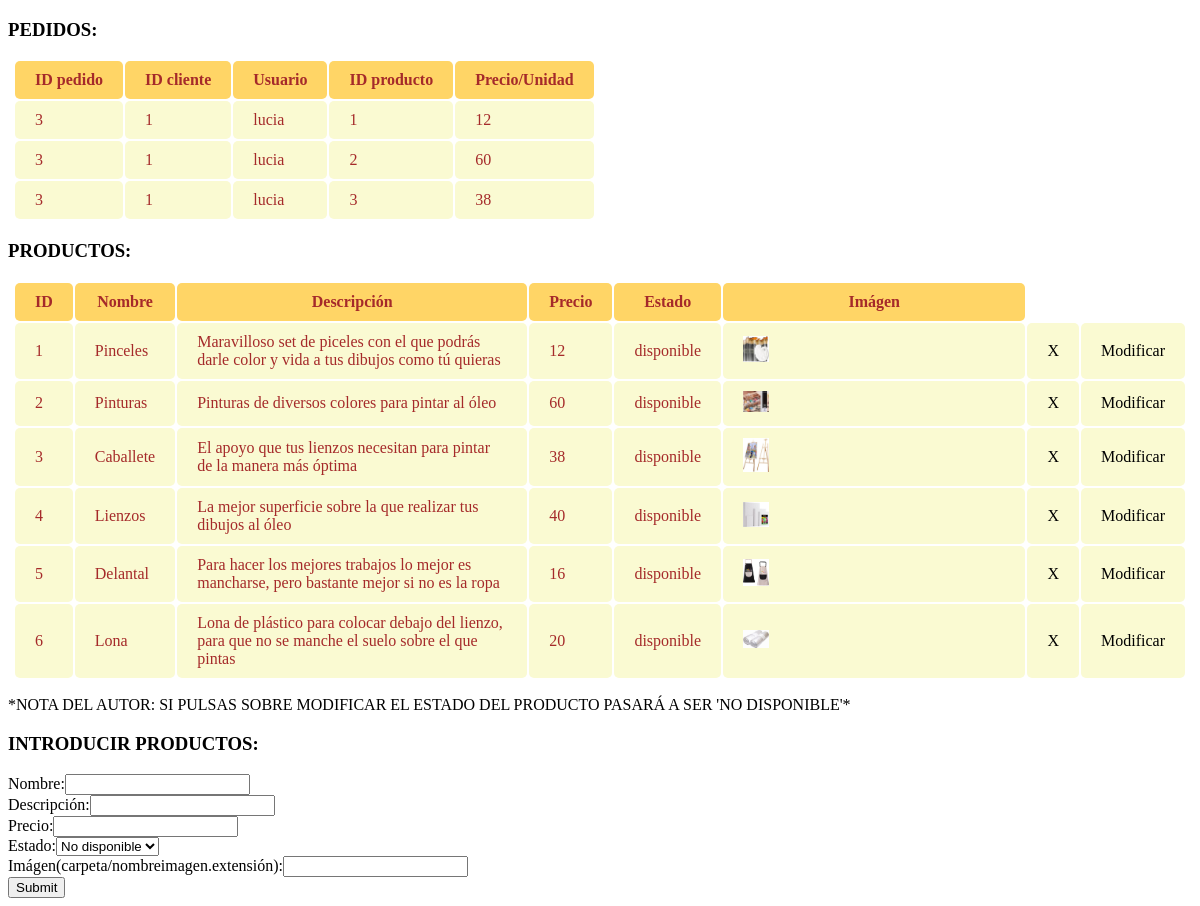
Screenshot of /admin.php (signed in) with the database file from the repository.
### tables this page shows
CREATE TABLE IF NOT EXISTS `detalle_pedido` (
  `id_pedido` int(6) DEFAULT NULL,
  `id_producto` int(6) DEFAULT NULL,
  `precio_unidad` int(6) DEFAULT NULL,
  KEY `id_pedido` (`id_pedido`),
  KEY `id_producto` (`id_producto`)
);

CREATE TABLE IF NOT EXISTS `pedidos` (
  `id` int(6) NOT NULL AUTO_INCREMENT,
  `id_Clientes` int(6) NOT NULL,
  `usuario` varchar(20) NOT NULL,
  PRIMARY KEY (`id`),
  KEY `id_Clientes` (`id_Clientes`)
);

CREATE TABLE IF NOT EXISTS `productos` (
  `id` int(6) NOT NULL AUTO_INCREMENT,
  `nombre` varchar(50) NOT NULL,
  `descripcion` varchar(200) NOT NULL,
  `precio` int(6) NOT NULL,
  `estado` varchar(10) NOT NULL,
  `imagen` varchar(200) NOT NULL,
  PRIMARY KEY (`id`)
);

### admin.php (the view, shortened to what this page needs)
<!DOCTYPE html>
<html lang="en">
<head>
</head>
<body>
    <?php
        if(isset($_SESSION['usuario']) && isset($_SESSION['contraseña'])){
            echo "<h3>PEDIDOS:</h3>";
            echo "<table>";
                echo "<tr>";
                    echo "<th>ID pedido</th>";
                    echo "<th>ID cliente</th>";
                    echo "<th>Usuario</th>";
                    echo "<th>ID producto</th>";
                    echo "<th>Precio/Unidad</th>";
                echo "</tr>";
                include('conexion.php');
                $sql="select id_pedido,id_Clientes,usuario,id_producto,precio_unidad FROM detalle_pedido JOIN pedidos WHERE id_pedido=id";
                $result=$conn->query($sql);
                while($row = $result->fetch_assoc()) {
                    echo "<tr>";
                    echo "<td>".$row['id_pedido']."</td>";
                    echo "<td>".$row['id_Clientes']."</td>";
                    echo "<td>".$row['usuario']."</td>";
                    echo "<td>".$row['id_producto']."</td>";
                    echo "<td>".$row['precio_unidad']."</td>";
                    echo "</tr>";
                }
            echo "</table>";
            echo "<h3>PRODUCTOS:</h3>";
            echo "<table>";
                echo "<tr>";
                    echo "<th>ID</th>";
                    echo "<th>Nombre</th>";
                    echo "<th>Descripción</th>";
                    echo "<th>Precio</th>";
                    echo "<th>Estado</th>";
                    echo "<th>Imágen</th>";
                echo "</tr>";
                $sql="select * FROM productos WHERE estado='disponible'";
                $result=$conn->query($sql);
                while($row = $result->fetch_assoc()) {
                    echo "<tr>";
                    echo "<td>".$row['id']."</td>";
                    echo "<td>".$row['nombre']."</td>";
                    echo "<td>".$row['descripcion']."</td>";
                    echo "<td>".$row['precio']."</td>";
                    echo "<td>".$row['estado']."</td>";
                    echo "<td><img src=".$row['imagen']." alt='imagen'></td>";
                    echo "<td><a href='borrar.php?idborrar=".$row['id']."'>X</a></td>";
                    echo "<td><a href='update.php?idmodificar=".$row['id']."'>Modificar</a></td>";
                    echo "</tr>";
                }
                echo "</table>";
                echo "<p>*NOTA DEL AUTOR: SI PULSAS SOBRE MODIFICAR EL ESTADO DEL PRODUCTO PASARÁ A SER 'NO DISPONIBLE'*</p>";
            echo "<h3>INTRODUCIR PRODUCTOS:</h3>";
            echo "<form>";
                echo "<label for='nombre'>Nombre:</label>";
                echo "<input id='nombre' type='text' name='nombre'><br/>";
                echo "<label for='descripcion'>Descripción:</label>";
                echo "<input id='descripcion' type='text' name='descripcion'><br/>";
                echo "<label for='precio'>Precio:</label>";
                echo "<input id='precio' type='number' name='precio'><br/>";
                echo "<label for='estado'>Estado:</label>";
                echo "<select id='estado' name='estado'>";
                    echo "<option value='No disponible'>No disponible</option>";
                echo "</select></br>";
                echo "<label for='imagen'>Imágen(carpeta/nombreimagen.extensión):</label>";
                echo "<input id='imagen' type='text' name='imagen'><br/>";
                echo "<input type='submit'>";
            echo "</form>";
        } else{
            if(empty($_SESSION['usuario']) && empty($_SESSION['contraseña'])){
                header('Location: loginadmin.php');
            }
        }
    ?>
</body>
</html>

### admin.php (style rules this page uses)
h3 { color: black; font-family: Georgia, 'Times New Roman', Times, serif; }
table { margin: 5px; }
table img { width: 10%; }
table th { padding: 10px 20px; margin: 5px; border: none; border-radius: 5px; color: brown; background-color: #ffd566; text-decoration: none; }
table td { padding: 10px 20px; margin: 5px; border: none; border-radius: 5px; color: brown; background-color: lightgoldenrodyellow; text-decoration: none; }
table a { color: black; text-decoration: none; }

### rows the page displays
detalle_pedido: id_pedido "3", id_pedido.id_Clientes "1", id_pedido.usuario "lucia", id_producto "1", precio_unidad "12"
detalle_pedido: id_pedido "3", id_pedido.id_Clientes "1", id_pedido.usuario "lucia", id_producto "2", precio_unidad "60"
detalle_pedido: id_pedido "3", id_pedido.id_Clientes "1", id_pedido.usuario "lucia", id_producto "3", precio_unidad "38"
productos: id "1", nombre "Pinceles", descripcion "Maravilloso set de piceles con el que podrás darle color y vida a tus dibujos como tú quieras", precio "12", estado "disponible", imagen (picture)
productos: id "2", nombre "Pinturas", descripcion "Pinturas de diversos colores para pintar al óleo", precio "60", estado "disponible", imagen (picture)
productos: id "3", nombre "Caballete", descripcion "El apoyo que tus lienzos necesitan para pintar de la manera más óptima", precio "38", estado "disponible", imagen (picture)
productos: id "4", nombre "Lienzos", descripcion "La mejor superficie sobre la que realizar tus dibujos al óleo", precio "40", estado "disponible", imagen (picture)
productos: id "5", nombre "Delantal", descripcion "Para hacer los mejores trabajos lo mejor es mancharse, pero bastante mejor si no es la ropa", precio "16", estado "disponible", imagen (picture)
productos: id "6", nombre "Lona", descripcion "Lona de plástico para colocar debajo del lienzo, para que no se manche el suelo sobre el que pintas", precio "20", estado "disponible", imagen (picture)
